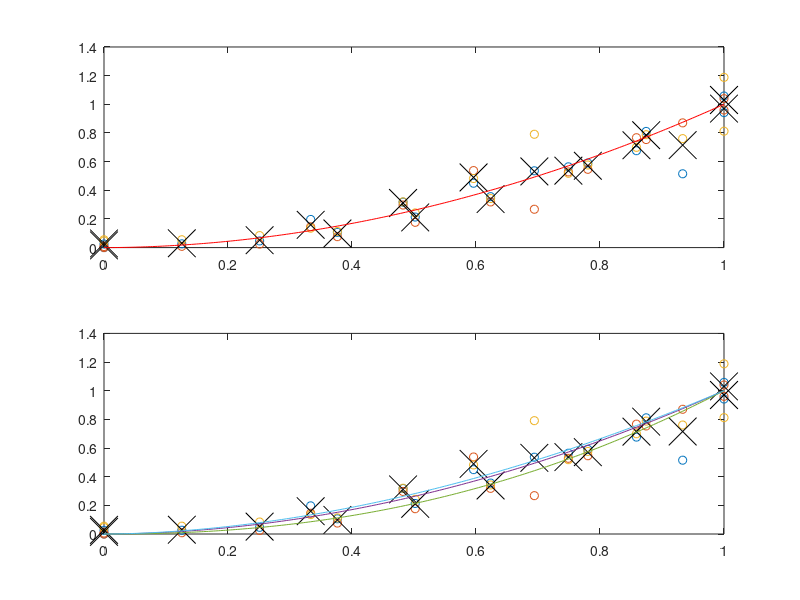

Reproduce this figure in MATLAB.
function results20051118_3Tprojector;

mm_x = round([0:8]'./8*255);

mm_y = [0.36   .4      .36;...
    .38     .5      .36;...
    .67     1.39    .55;...
    1.53    4.35    0.74;...
    3.07    10.06   1.59;...
    5.12    18.17   2.25;...
    8.12    30.12   3.41;...
    11.68   43      5.18;...
    15.24   59.29   5.34];

mm_x2 = [0 85 123 152 177 199 219 238 255]';
mm_y2 = [0       0       0.3;...
        2.83    8.27    .89;...
        4.57    16.93   2.1;...
        6.47    30.65   3.17;...
        7.72    15.26   5.20;...
        8.51    31.15   3.79;...
        9.74    43.73   4.60;...
        7.42    49.64   5;... % latter one originally was 27.46
        13.57   54.77   7.81];

x = [mm_x; mm_x2];
y = [mm_y; mm_y2];
normfac = mean([mm_y(end,:); mm_y2(end,:)]);

y2 = y ./ (ones(size(y,1),1)*normfac);
x2 = x./max(x);

gamma = zeros(4,1); % 4th = mean
for n=1:3,
    gamma(n) = fminsearch(@(f) myfit(f,x2,y2(:,n)),2);
end;
gamma(4) = fminsearch(@(f) myfit(f,x2,mean(y2,2)),2);
gamma
    
figure(1);clf;
X = [0:255]'./255;
subplot(2,1,1);
plot(x2,y2,'o');hold on;
plot(x2,mean(y2,2),'kx','MarkerSize',20);hold on;
plot(X,X.^(1./gamma(4)),'r-');
subplot(2,1,2);
plot(x2,y2,'o');hold on;
plot(x2,mean(y2,2),'kx','MarkerSize',20);hold on;
plot(X,[X.^(1./gamma(1)) X.^(1./gamma(2)) X.^(1./gamma(3)) ],'-');

% save gamma
g     = gamma(4); % mean gamma
gamma = ([0:255]'./255) * [1 1 1];
gamma = gamma.^g;
gammaTable = round(gamma.*255);
save('gamma.mat','gamma','gammaTable');

% 
% for n=1:3,
%     gamma = fminsearch(@(f) ComputeGammaExtP(f,y2(:,n)),[2; 0])
% end;
% gamma(4) = fminsearch(@(f) myfit(f,x2,mean(y2,2)),2);
% gamma
%     
% figure(1);clf;
% subplot(2,1,1);plot(x2,y2,'o',x2,x2.^(1./gamma(4)),'r-');
% subplot(2,1,2);plot(x2,y2,'o');
% hold on;
% plot(x2,[x2.^(1./gamma(1)) x2.^(1./gamma(2)) x2.^(1./gamma(3)) ],'-');
% 



% pval = 4;
% for n=1:3,
%     p(n,:)=polyfit(x2,y2(:,n),pval);
% end;
% p(4,:)=polyfit(x2,mean(y2,2),pval);
% 
% 
% pval = 3;
% for n=1:3,
%     pinv(n,:)=polyfit(y2(:,n),x2,pval);
% end;
% pinv
% p=pinv
% 
% figure(2);clf;
% xall = [0:255]./255;
% %subplot(2,1,1);plot(x2,y2,'o',xall,polyval(p(4,:),xall),'r-');
% plot(y2,x2,'o');
% hold on;
% plot(xall,[polyval(p(1,:),xall)' polyval(p(2,:),xall)' polyval(p(3,:),xall)'],'-');
% 
% pval = 4;
% for n=1:3,
%     pinv(n,:)=polyfit(y2(:,n),x2,pval);
% end;
% pinv
% 




%-------
function e=myfit(g,x,y);


w=sin(x*pi)*.9+.1;
e=sqrt(mean(w.*((x - (y.^g)).^2)));